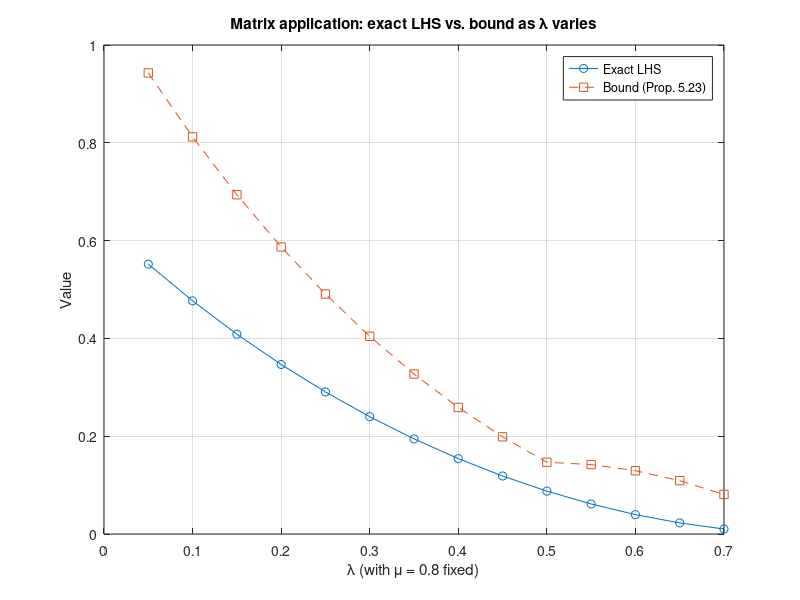

MATLAB code to generate this figure:
% FIG_MATRIX_VS_LAMBDA  Reproduces matrix_vs_lambda.png
% (Section 5.5, Matrix Inequality application).
%
%   Commuting positive-definite A = diag(a1,a2), B = diag(b1,b2),
%   X = diag(x1,x2), with a1=2,b1=1,x1=1.5 and a2=0.5,b2=3,x2=0.7.
%   psi(theta) = sum_i x_i (a_i^theta b_i^(1-theta) + a_i^(1-theta) b_i^theta).
%   Compares the exact LHS of Proposition 5.23 against its bound as
%   lambda varies, with mu = 0.8 fixed. Self-contained.

clear; close all; clc;

a_vals = [2, 0.5];
b_vals = [1, 3];
x_vals = [1.5, 0.7];

phi   = @(theta,ai,bi) ai.^theta .* bi.^(1-theta) + ai.^(1-theta) .* bi.^theta;
phip  = @(theta,ai,bi) log(ai/bi) .* (ai.^theta.*bi.^(1-theta) - ai.^(1-theta).*bi.^theta);

psi   = @(theta) sum(arrayfun(@(i) x_vals(i)*phi(theta,a_vals(i),b_vals(i)), 1:2));
psip  = @(theta) sum(arrayfun(@(i) x_vals(i)*phip(theta,a_vals(i),b_vals(i)), 1:2));

mu = 0.8;
lambda_list = 0.05:0.05:0.70;

LHS = zeros(size(lambda_list));
RHS = zeros(size(lambda_list));

for k = 1:numel(lambda_list)
    lambda = lambda_list(k);
    E = 1 - lambda;
    F = 1 - mu;
    mid = 1 - (lambda+mu)/2;

    term1 = (2*psi(E) - psi(mid) + 2*psi(F)) / 3;
    integral_term = integral(@(t) arrayfun(psi, t), F, E, ...
                              'RelTol', 1e-12, 'AbsTol', 1e-14);
    LHS(k) = abs(term1 - integral_term/(mu-lambda));

    RHS(k) = 5*(mu-lambda)/24 * (abs(psip(E)) + abs(psip(F)));
end

fprintf(' lambda    Exact LHS     Bound (Prop 5.23)\n');
for k = 1:numel(lambda_list)
    fprintf('  %.2f     %.6f      %.6f\n', lambda_list(k), LHS(k), RHS(k));
end

figure;
plot(lambda_list, LHS, 'o-', 'DisplayName', 'Exact LHS'); hold on;
plot(lambda_list, RHS, 's--', 'DisplayName', 'Bound (Prop. 5.23)');
xlabel('\lambda (with \mu = 0.8 fixed)'); ylabel('Value');
title('Matrix application: exact LHS vs. bound as \lambda varies');
legend('Location', 'best'); grid on;
